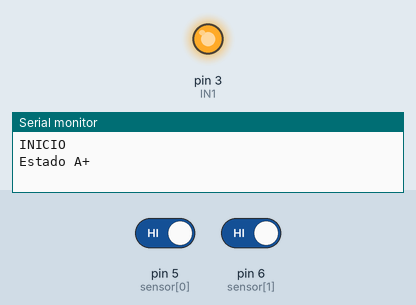
Recording of a sketch running on a simulated Arduino Uno, built with avr-gcc and run on an emulated ATmega328P. Parts: output pins drawn as LEDs (lit = HIGH), the last lines printed to the serial monitor. Inputs (shaded band) come from the test bench; at power-on: pin 5 (sensor[0]) HIGH, pin 6 (sensor[1]) HIGH.

Above: at 1.5 s.
At 4.2 s:
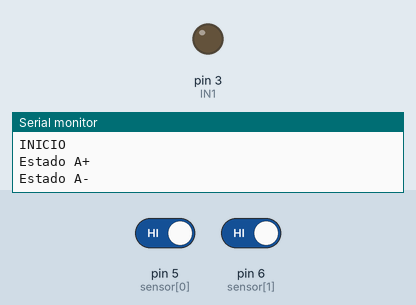
Timing chart, 0 to 6.5 s (numbered marks = the images above):
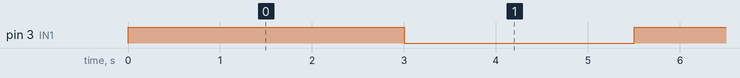

Measured:
- by itself, pin 3 (IN1): alternates HIGH for 2.5 s and LOW for 2.5 s

The sketch:

ELECTRONEUMATICS.ino
```cpp
#define S_A 0 //A+
#define S_B 1 //A-

uint8_t state = S_B; //Estado actual lo colocamos en paro

#define SENSOR1 0
#define SENSOR2 1


#define IN1 3

uint8_t sensor[2] = {
  5,
  6
};

uint8_t sensor_state[2];

uint8_t flancoSubida(int btn) {
    uint8_t valor_nuevo = digitalRead(sensor[btn]);
    uint8_t result = sensor_state[btn]!=valor_nuevo && valor_nuevo == 1;
    sensor_state[btn] = valor_nuevo;
    return result;
}

void Activar_Rele(){
  digitalWrite(IN1,HIGH);
  delay(2000);
  }

void Desactivar_Rele(){
  digitalWrite(IN1,LOW);
  delay(2000);
  }


void setup() {

  Serial.begin(9600);
  Serial.println("INICIO");
  Serial.println();

  pinMode(sensor[SENSOR1],INPUT_PULLUP);
  pinMode(sensor[SENSOR2],INPUT_PULLUP);

  pinMode(IN1,OUTPUT);
  digitalWrite(IN1,HIGH);

  sensor_state[0] = HIGH;
  sensor_state[1] = HIGH;

}

void loop() {
  switch(state){

    case S_B:

    Serial.println("Estado A+");
    delay(500);
    //state = S_B;
    Activar_Rele();
    if(flancoSubida(SENSOR2)){
        state = S_A;
        break;
      }


     case S_A:
     Serial.println("Estado A-");
     delay(500);
     //state = S_A;
     Desactivar_Rele();
     if(flancoSubida(SENSOR1)){
        state = S_B;
      }
    break;

     if(flancoSubida(SENSOR2)){
        state = S_A;
      }
    break;


    }

}
```
